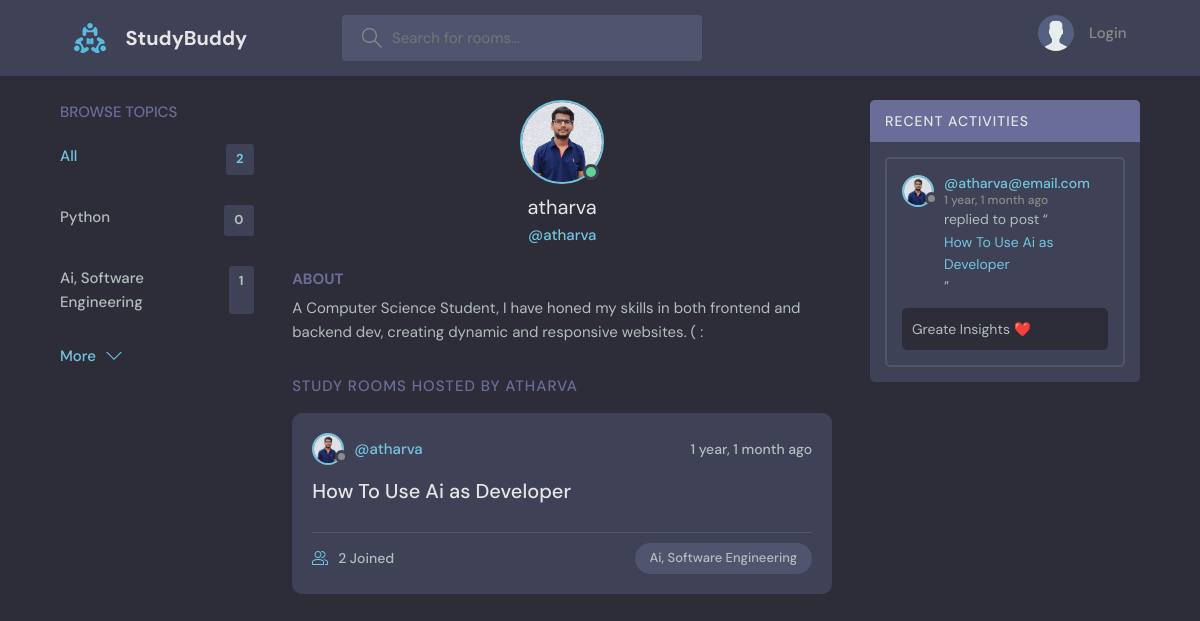
Page /profile/1/ on the earlier database version.
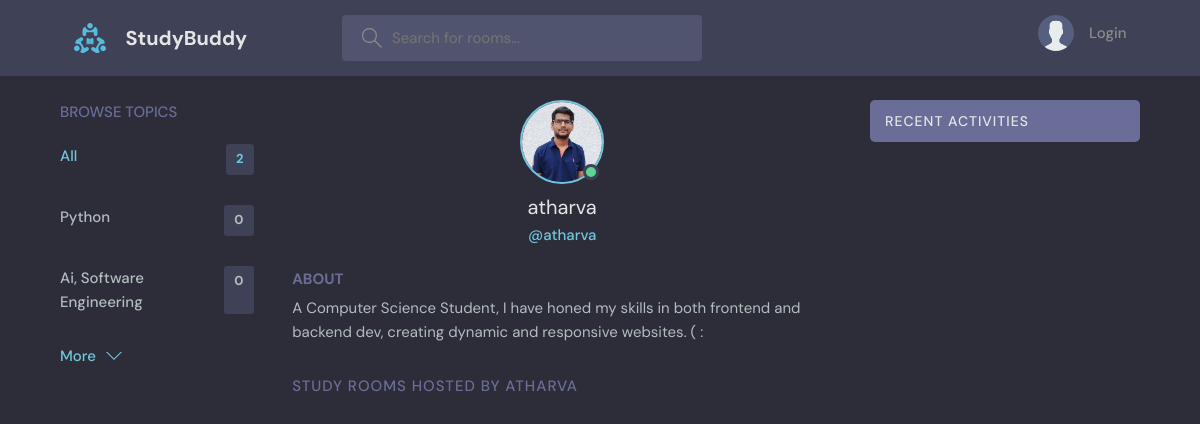
Same page on the later database version.
### base/models.py (models this page shows, shortened)
class Topic(models.Model):
    name = models.CharField(max_length=200)

class User(AbstractUser):
    name = models.CharField(max_length=200, null=True)
    email = models.EmailField(unique=True, null=True)
    bio = models.TextField(null=True)
    avatar = models.ImageField(null=True, default='avatar.svg')
    USERNAME_FIELD = 'email'
    REQUIRED_FIELDS = []

class Room(models.Model):
    host = models.ForeignKey(User, on_delete=models.SET_NULL, null=True)
    topic = models.ForeignKey(Topic, on_delete=models.SET_NULL, null=True)
    name = models.CharField(max_length=200)
    description = models.TextField(null=True, blank=True)
    participants = models.ManyToManyField(User, related_name='participants', blank=True)
    updated = models.DateTimeField(auto_now=True)
    created = models.DateTimeField(auto_now_add=True)
    class Meta:
        ordering = ['-updated','-created']
    def __str__(self):
        return self.name

class Message(models.Model):
      user = models.ForeignKey(User, on_delete=models.CASCADE)
      room = models.ForeignKey(Room, on_delete=models.CASCADE)
      body = models.TextField()
      updated = models.DateTimeField(auto_now=True)
      created = models.DateTimeField(auto_now_add=True)
      class Meta:
          ordering = ['-updated', '-created']

### base/views.py (the view)
# urls.py: path('profile/<str:pk>/', views.userProfile, name="user-profile"),
def userProfile(request, pk):
    user = User.objects.get(id=pk)
    rooms = user.room_set.all()
    room_messages = user.message_set.all()
    topics = Topic.objects.all()
    context = {'user':user,'room':rooms, 'room_messages': room_messages, 'topics':topics}
    return render(request, 'base/profile.html', context)

### base/templates/base/profile.html (shortened to what this page needs)
{% extends 'main.html' %}
{% block content %}
  <main class="profile-page layout layout--3">
    <div class="container">
       {% include 'base/topics_component.html' %}
      <div class="roomList">
        <div class="profile">
          <div class="profile__avatar">
            <div class="avatar avatar--large active">
              <img src="{{user.avatar.url}}" />
            </div>
          </div>
          <div class="profile__info">
            <h3>{{user.username}}</h3>
            <p>@{{user.username}}</p>
          </div>
          <div class="profile__about">
            <h3>About</h3>
            <p>
              {{user.bio}}
            </p>
          </div>
        </div>
        <div class="roomList__header">
          <div>
            <h2>Study Rooms Hosted by {{user.username}}
            </h2>
          </div>
        </div>
         {% include 'base/feed_component.html' %}
      </div>
       {% include 'base/activity_component.html' %}
    </div>
  </main>
{% endblock content %}

### templates/main.html (shortened to what this page needs)
<!DOCTYPE html>
{% load static %}
<html lang="en">
  <head>
    <link rel="stylesheet" href="{% static 'styles/style.css' %}" />
  </head>
  <body>
    {% include 'navbar.html' %}
    {% block content %}
    {% endblock %}
  </body>
</html>

### templates/navbar.html (shortened to what this page needs)
{% load static %}
  <header class="header header--loggedIn">
      <div class="container">
        <a href="{% url 'home' %}" class="header__logo">
          <img src="{% static 'images/logo.svg' %}" />
          <h1>StudyBuddy</h1>
        </a>
        <form class="header__search" method="get" action="{% url 'home' %}">
          <label>
            <input name="q" placeholder="Search for rooms..." />
          </label>
        </form>
        <nav class="header__menu">
          {% if request.user.is_authenticated %}
          <div class="header__user">
            <a href="{% url 'user-profile' request.user.id %}">
              <div class="avatar avatar--medium active">
                <img src="{{request.user.avatar.url}}" />
              </div>
              <p>{{request.user.username}}<span>@{{request.user.username}}</span></p>
            </a>
            <button class="dropdown-button">
              <svg version="1.1" xmlns="http://www.w3.org/2000/svg" width="32" height="32" viewBox="0 0 32 32">
                <title>chevron-down</title>
                <path d="M16 21l-13-13h-3l16 16 16-16h-3l-13 13z"></path>
              </svg>
            </button>
          </div>
          {% else %}
            <a href="{% url 'login' %}">
            <img src="{% static 'images/avatar.svg' %}" />
            <p>Login</p>
            </a>
            {% endif %}
        </nav>
      </div>
    </header>

### base/templates/base/topics_component.html
<div class="topics">
          <div class="topics__header">
            <h2>Browse Topics</h2>
          </div>
          <ul class="topics__list">
            <li>
              <a href="{% url 'home' %}" class="active">All <span>{{topics.count}}</span></a>
            </li>
               {% for topic in topics %}
            <li>
              <a href="{% url 'home' %}?q={{topic.name}}">{{topic.name}} <span>{{topic.room_set.all.count}}</span></a>
            </li>
              {% endfor %}
          </ul>
          <a class="btn btn--link" href="{% url 'topics' %}">
            More
            <svg version="1.1" xmlns="http://www.w3.org/2000/svg" width="32" height="32" viewBox="0 0 32 32">
              <title>chevron-down</title>
              <path d="M16 21l-13-13h-3l16 16 16-16h-3l-13 13z"></path>
            </svg>
          </a>
        </div>

### base/templates/base/feed_component.html (shortened to what this page needs)
{% for room in room %}
<div class="roomListRoom">
            <div class="roomListRoom__header">
              <a href="{% url 'user-profile' room.host.id %}" class="roomListRoom__author">
                <div class="avatar avatar--small">
                  <img src="{{room.host.avatar.url}}" />
                </div>
                <span>@{{room.host.username}}</span>
              </a>
              <div class="roomListRoom__actions">
                <span>{{room.created|timesince}} ago</span>
              </div>
            </div>
            <div class="roomListRoom__content">
              <a href="{% url 'room' room.id %}">{{room.name}}</a>
            </div>
            <div class="roomListRoom__meta">
              <a href="{% url 'room' room.id %}" class="roomListRoom__joined">
                {{room.participants.all.count}} Joined
              </a>
              <p class="roomListRoom__topic">{{room.topic.name}}</p>
            </div>
          </div>
{% endfor %}

### base/templates/base/activity_component.html (shortened to what this page needs)
<div class="activities">
          <div class="activities__header">
            <h2>Recent Activities</h2>
          </div>
         {% for message in room_messages %}
          <div class="activities__box">
            <div class="activities__boxHeader roomListRoom__header">
              <a href="{% url 'user-profile' message.user.id %}" class="roomListRoom__author">
                <div class="avatar avatar--small">
                  <img src="{{message.user.avatar.url}}" />
                </div>
                <p>
                  @{{message.user}}
                  <span>{{message.created|timesince}} ago</span>
                </p>
              </a>
            </div>
            <div class="activities__boxContent">
              <p>replied to post “<a href="{% url 'room' message.room.id %}">{{message.room}}</a>”</p>
              <div class="activities__boxRoomContent">
               {{message.body}}
              </div>
            </div>
          </div>
        {% endfor %}
        </div>

Differences in the rows shown:
removed Room: host.avatar (picture), host.username "atharva", created "1 year, 1 month", name "How To Use Ai as Developer", participants.all.count "2", topic.name "Ai, Software Engineering"
removed Message: user.avatar (picture), user "atharva@email.com", created "1 year, 1 month", room "How To Use Ai as Developer", body "Greate Insights ❤️"
computed for Topic "Ai, Software Engineering": room_set.all.count "1" → "0"
